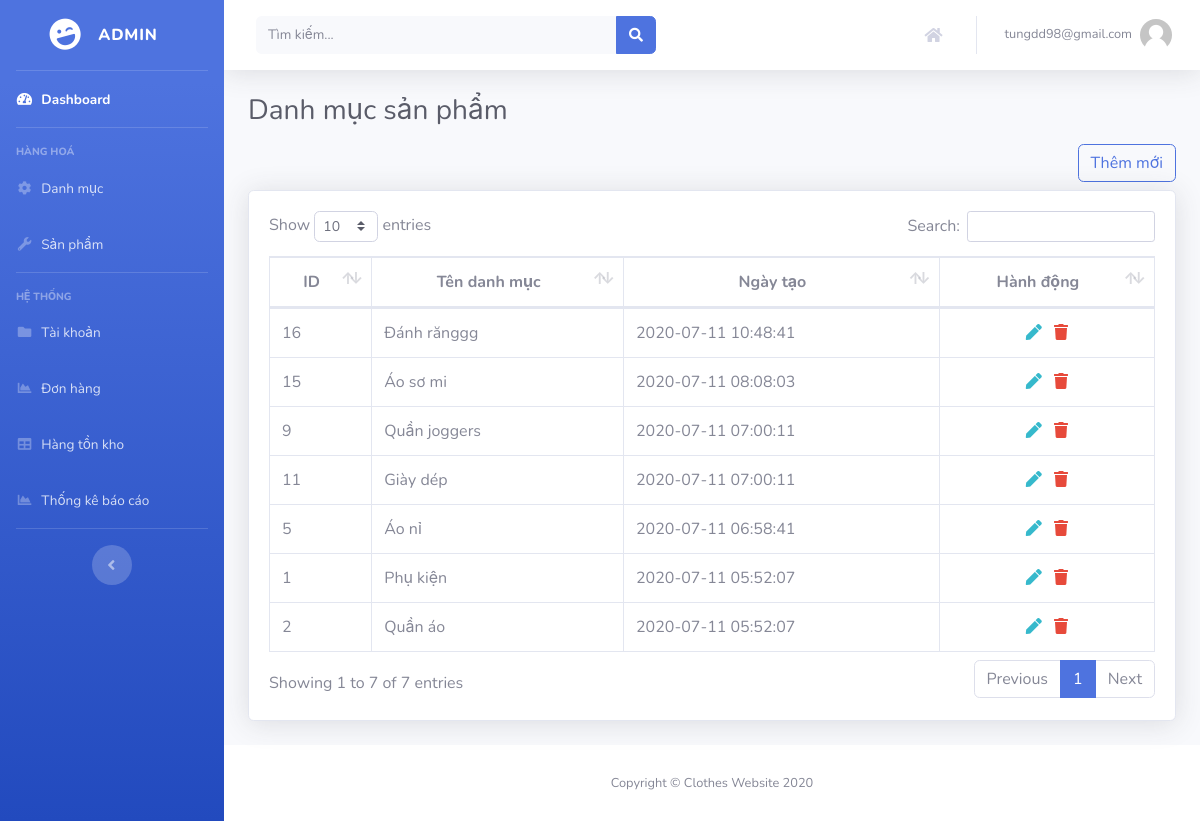
Page /admin/category (signed in) on the committed database.
### tables this page shows
CREATE TABLE `categories` (
  `id` int(11) NOT NULL,
  `title` varchar(255) DEFAULT NULL,
  `parent_id` int(11) NOT NULL DEFAULT 0,
  `created_at` timestamp NOT NULL DEFAULT current_timestamp() ON UPDATE current_timestamp()
);

### controller/BaseController.php (called while the page is built, shortened)
<?php
class BaseController
{
    public function loadView($_view, $var)
    {
        $this->view = $_view;
        include "view/{$this->view}.php";
    }
}

### model/Model.php (called while the page is built, shortened)
<?php
$db = mysqli_connect($hostname, $username, $password, $database);
mysqli_set_charset($db, "UTF8");
class Model
{
    public function _getListAll($sql)
    {
        global $db;
        $result = mysqli_query($db, $sql);
        $arr = array();
        while ($rows = mysqli_fetch_object($result)) {
            $arr[] = $rows;
        }
        return $arr;
    }
}

### model/CategoryModel.php (called while the page is built, shortened)
<?php
class CategoryModel extends Model
{
    public $table = 'categories';
    public function getListAll()
    {
        $result = parent::_getListAll("Select * from `$this->table` order by created_at DESC");
        return $result;
    }
}

### view/admin/category/index.php (the view, shortened to what this page needs)
<head>
    <link href="public/backend/vendor/datatables/dataTables.bootstrap4.min.css" rel="stylesheet">
</head>
<div class="container-fluid">
    <h1 class="h3 mb-2 text-gray-800">Danh mục sản phẩm</h1>
    <div class="d-flex justify-content-end py-2">
        <a href="admin/category/add" class="btn btn-outline-primary">Thêm mới</a>
    </div>
    <div class="card shadow mb-4">
        <div class="card-body">
            <div class="table-responsive">
                <table class="table table-bordered" id="dataTable" width="100%" cellspacing="0">
                    <thead>
                        <tr class="text-center">
                            <th>ID</th>
                            <th>Tên danh mục</th>
                            <th>Ngày tạo</th>
                            <th>Hành động</th>
                        </tr>
                    </thead>
                    <tbody>
                        <?php foreach($data as $key => $val) { ?>
                        <tr>
                            <td><?php echo $val->id ?></td>
                            <td><?php echo $val->title ?></td>
                            <td><?php echo $val->created_at ?></td>
                            <td class="text-center">
                                <a href="admin/category/edit/<?php echo $val->id ?>" class="text-info px-1"><i
                                        class="fa fa-pen"></i></a>
                                <a href="javascript:;" class="text-danger px-1"><i
                                        class="fa fa-trash" onclick="deleteItem(<?php echo $val->id ?>, 'category')"></i></a>
                            </td>
                        </tr>
                        <?php }; ?>
                    </tbody>
                </table>
            </div>
        </div>
    </div>
</div>

### rows in the picture
categories: id "16", title "Đánh rănggg", created_at "2020-07-11 10:48:41"
categories: id "15", title "Áo sơ mi", created_at "2020-07-11 08:08:03"
categories: id "9", title "Quần joggers", created_at "2020-07-11 07:00:11"
categories: id "11", title "Giày dép", created_at "2020-07-11 07:00:11"
categories: id "5", title "Áo nỉ", created_at "2020-07-11 06:58:41"
categories: id "1", title "Phụ kiện", created_at "2020-07-11 05:52:07"
categories: id "2", title "Quần áo", created_at "2020-07-11 05:52:07"

### other values in the picture
$_SESSION['email'] "tungdd98@gmail.com"
